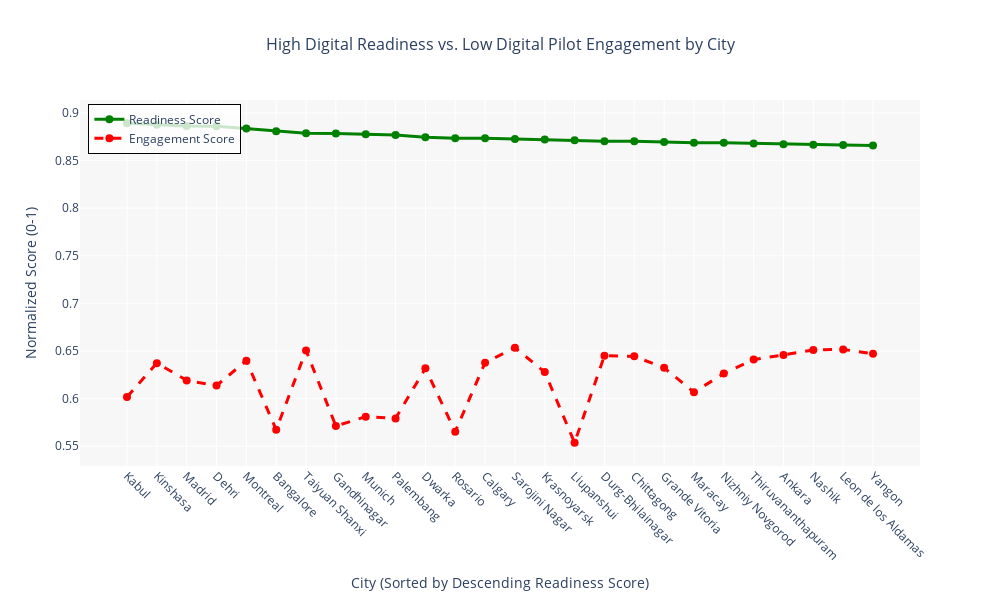

The notebook cell saved with this chart:
### Code cell
# Step 1: Sort the DataFrame by readiness_score descending (to order cities by high readiness)
target_cities_sorted = target_cities.sort_values('readiness_score', ascending=False).reset_index(drop=True)

# Step 2: Create the line plot using Plotly Graph Objects
fig = go.Figure()

# Add line for readiness_score (high values, e.g., green line)
fig.add_trace(
    go.Scatter(
        x=target_cities_sorted['city'],
        y=target_cities_sorted['readiness_score'],
        mode='lines+markers',  # Lines connecting points with markers
        name='Readiness Score',
        line=dict(color='green', width=3),
        marker=dict(size=8, color='green'),
        hovertemplate='<b>%{x}</b><br>Readiness Score: %{y:.3f}<extra></extra>'
    )
)

# Add line for engagement_score (low values, e.g., red line)
fig.add_trace(
    go.Scatter(
        x=target_cities_sorted['city'],
        y=target_cities_sorted['engagement_score'],
        mode='lines+markers',
        name='Engagement Score',
        line=dict(color='red', width=3, dash='dash'),  # Dashed for distinction
        marker=dict(size=8, color='red'),
        hovertemplate='<b>%{x}</b><br>Engagement Score: %{y:.3f}<extra></extra>'
    )
)

# Step 3: Update layout for better visualization
fig.update_layout(
    title={
        'text': 'High Digital Readiness vs. Low Digital Pilot Engagement by City',
        'x': 0.5,  # Center the title
        'xanchor': 'center',
        'font': {'size': 16}
    },
    xaxis_title='City (Sorted by Descending Readiness Score)',
    yaxis_title='Normalized Score (0-1)',
    hovermode='x unified',  # Unified hover for both lines
    legend=dict(
        x=0.01,
        y=0.99,
        bgcolor='rgba(255,255,255,0.8)',
        bordercolor='black',
        borderwidth=1
    ),
    plot_bgcolor='rgba(240,240,240,0.5)',  # Light background
    width=1000,  # Adjust width for better readability
    height=600
)

# Rotate x-axis labels for long city names (if needed)
fig.update_xaxes(tickangle=45)

# Step 4: Show the plot (interactive in Jupyter/Colab, or browser)
fig.show()

### Figure 1 — Plotly figure (JSON) as saved in the notebook; plotly's stock layout.template omitted (floating-point values rounded to 4 significant figures)
{"data": [{"hovertemplate": "<b>%{x}</b><br>Readiness Score: %{y:.3f}<extra></extra>", "line": {"color": "green", "width": 3}, "marker": {"color": "green", "size": 8}, "mode": "lines+markers", "name": "Readiness Score", "type": "scatter", "x": ["Kabul", "Kinshasa", "Madrid", "Dehri", "Montreal", "Bangalore", "Taiyuan Shanxi", "Gandhinagar", "Munich", "Palembang", "Dwarka", "Rosario", "Calgary", "Sarojini Nagar", "Krasnoyarsk", "Liupanshui", "Durg-Bhilainagar", "Chittagong", "Grande Vitoria", "Maracay", "Nizhniy Novgorod", "Thiruvananthapuram", "Ankara", "Nashik", "Leon de los Aldamas", "Yangon"], "y": [0.8892, 0.8877, 0.8862, 0.886, 0.8836, 0.8809, 0.8786, 0.8785, 0.8776, 0.877, 0.8745, 0.8734, 0.8734, 0.8726, 0.8722, 0.8714, 0.8704, 0.8703, 0.8695, 0.8689, 0.8687, 0.8679, 0.8671, 0.8667, 0.8663, 0.8658]}, {"hovertemplate": "<b>%{x}</b><br>Engagement Score: %{y:.3f}<extra></extra>", "line": {"color": "red", "dash": "dash", "width": 3}, "marker": {"color": "red", "size": 8}, "mode": "lines+markers", "name": "Engagement Score", "type": "scatter", "x": ["Kabul", "Kinshasa", "Madrid", "Dehri", "Montreal", "Bangalore", "Taiyuan Shanxi", "Gandhinagar", "Munich", "Palembang", "Dwarka", "Rosario", "Calgary", "Sarojini Nagar", "Krasnoyarsk", "Liupanshui", "Durg-Bhilainagar", "Chittagong", "Grande Vitoria", "Maracay", "Nizhniy Novgorod", "Thiruvananthapuram", "Ankara", "Nashik", "Leon de los Aldamas", "Yangon"], "y": [0.6015, 0.6372, 0.6191, 0.6137, 0.6398, 0.5672, 0.6505, 0.5711, 0.581, 0.5792, 0.6317, 0.5652, 0.6377, 0.6534, 0.6278, 0.5536, 0.6451, 0.6443, 0.6323, 0.6067, 0.6263, 0.641, 0.6458, 0.6511, 0.6516, 0.6472]}], "layout": {"height": 600, "hovermode": "x unified", "legend": {"bgcolor": "rgba(255,255,255,0.8)", "bordercolor": "black", "borderwidth": 1, "x": 0.01, "y": 0.99}, "plot_bgcolor": "rgba(240,240,240,0.5)", "title": {"font": {"size": 16}, "text": "High Digital Readiness vs. Low Digital Pilot Engagement by City", "x": 0.5, "xanchor": "center"}, "width": 1000, "xaxis": {"tickangle": 45, "title": {"text": "City (Sorted by Descending Readiness Score)"}}, "yaxis": {"title": {"text": "Normalized Score (0-1)"}}}}
